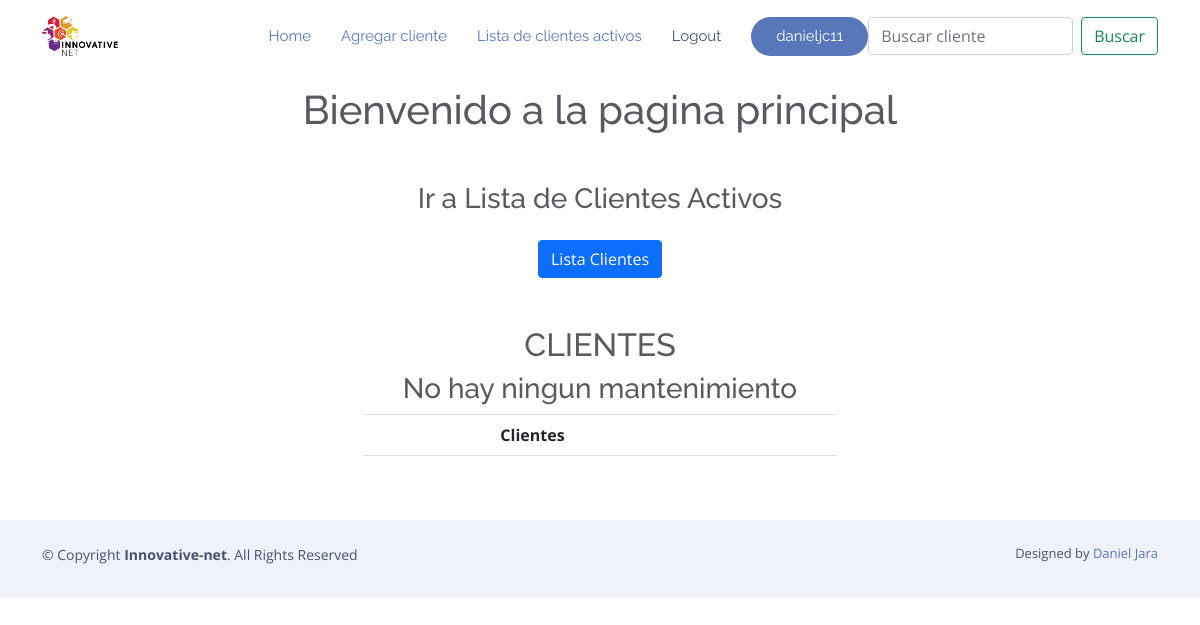
The page / (signed in) on the database as committed earlier.
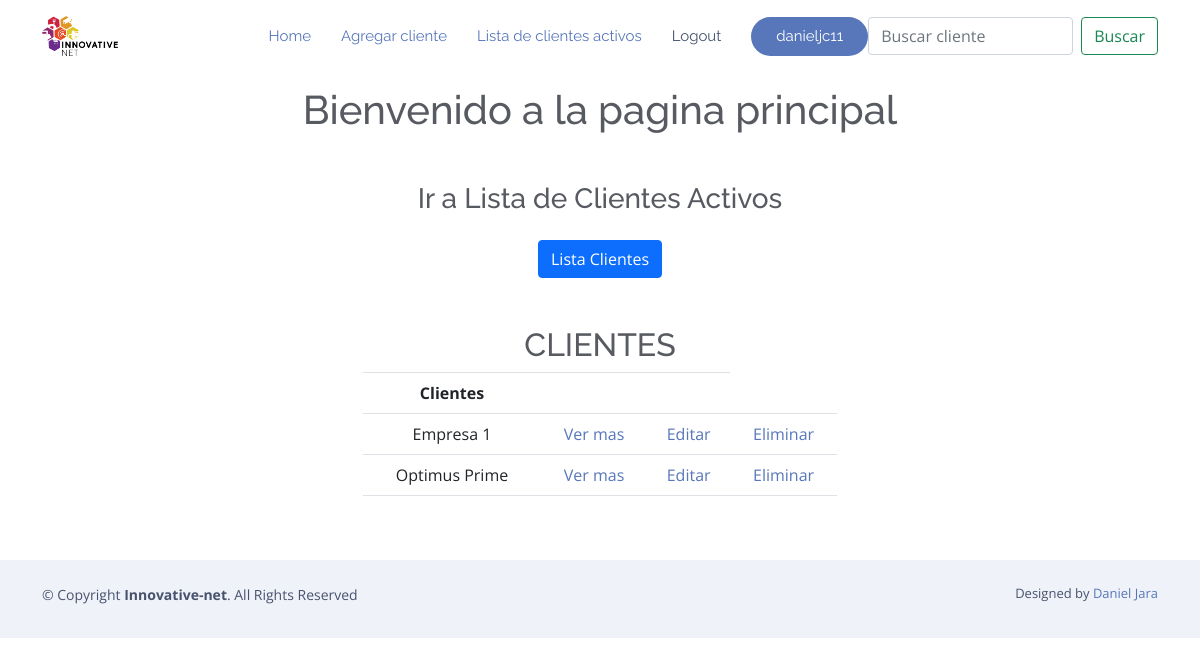
The same page on the database as committed later.
### RPA/models.py (models this page shows, shortened)
class Cliente(models.Model):
    usuario = models.ForeignKey(User, on_delete=models.CASCADE, null=True, blank=True)
    nombre = models.CharField('Nombre de la compañia cliente',max_length=200)
    encargado = models.CharField('Nombre del contacto dentro de la empresa',max_length
    =120)
    puesto_encargado = models.CharField('Puesto del contacto',max_length
    =120)
    numero_contacto=models.CharField('Numero de telefono para contactar',max_length
    =10)
    correo_contacto=models.EmailField('Correo para contactar',blank=True)
    lugar_de_mantenimiento = models.CharField('Lugar en que se realizara el mantenimiento',max_length
    =120,blank=True)
    descripcion_cotizacion = models.TextField('Descripcion de la cotizacion',blank=True)
    fecha = models.DateTimeField('Fecha de realizacion de la cotizacion',blank=True,null=True)
    mantenimiento = models.ManyToManyField(Mantenimiento, blank=True, related_name='cliente')
    dispositivo = models.ManyToManyField(Dispositivo, blank=True, related_name="cliente")
    class Meta:
        ordering = ['nombre']

### RPA/views.py (the view)
# urls.py: path('', Home.as_view(),name="home"),
class Home(LoginRequiredMixin, ListView):
    model = Cliente
    context_object_name = 'Cliente'
    template_name = 'mantenimientos/home.html'
    def get_context_data(self, **kwargs):
        context = super().get_context_data(**kwargs)
        context['Cliente'] = context['Cliente'].filter(usuario=self.request.user)
        return context

### RPA/templates/mantenimientos/home.html
{% extends 'mantenimientos/base.html'%}
{% load static %}
{% block body %}
        <div class="container p-3 text-center">
                <h1>Bienvenido a la pagina principal</h1>
        </div>
        <div class="container p-4">
                <div class="row">
                        <div class="col">
                        </div>
                        <div class="col-6 text-center">
                                <h3> Ir a Lista de Clientes Activos </h3>
                                <div class="d-flex justify-content-center m-4 ">
                                        <a class="btn btn-primary" role="button" href="{% url 'lista_clientes' %}">Lista Clientes</a>
                                </div>
                                <div class="container-fluid p-4">
                                        <h2> CLIENTES </h2>
                                        <table class="table">
                                                <tr>
                                                        <th scope="col"> Clientes </th>
                                                        <th scope="col"> </th>
                                                        <th scope="col"> </th>
                                                </tr>
                                                {% for c in Cliente %}
                                                <tr>
                                                        <td>{{c.nombre}}</td>
                                                        <td><a href="{% url 'mostrar_cliente' c.id %}"> Ver mas </a></td>
                                                        <td><a href="{% url 'modificar_cliente' c.id %}"> Editar </a></td>
                                                        <td><a href="{% url 'eliminar_cliente' c.id %}"> Eliminar </a></td>
                                                </tr>
                                                {% empty %}
                                                <h3>No hay ningun mantenimiento</h3>
                                                {% endfor %}
                                        </table>
                                </div>
                        </div>
                        <div class="col">
                        </div>
                        </div>
                </div>
        </div>
{% endblock %}

Rows that differ between the two databases and show on the page:
added Cliente: nombre "Empresa 1"
added Cliente: nombre "Optimus Prime"
Other text that changed with them:
text no longer shown: "No hay ningun mantenimiento"
